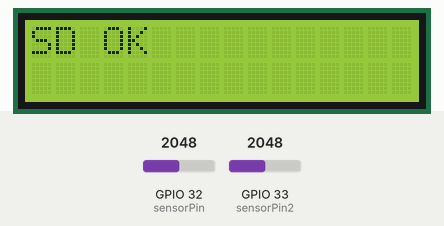
A sketch run on a simulated ESP32. On the bench: 16×2 character LCD. Inputs (shaded band) come from the test bench; at power-on: GPIO 32 (sensorPin) = 2048, GPIO 33 (sensorPin2) = 2048. Storage starts empty; what the sketch prints to the serial monitor is not drawn.

Above: at 0.2 s.
At 5.1 s:
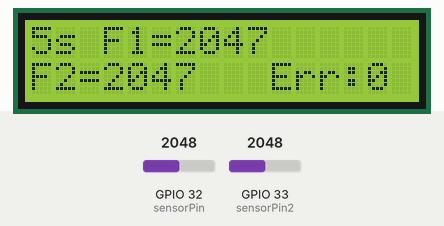
At 10.1 s:
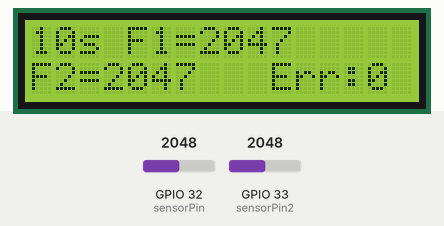
At 15.1 s:
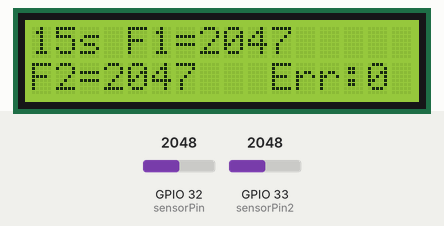
At 20.1 s:
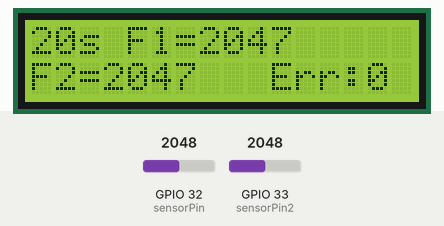
At 35.1 s:
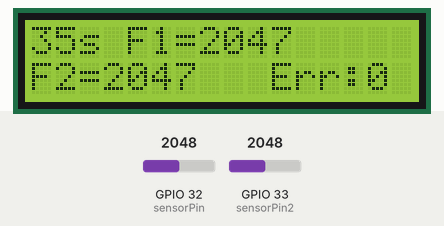

Measured:
- what the display in image 1 shows lasts 5.0 s, from 5.1 s to 10.1 s

The sketch:

force_sensor_no_BLe.ino
```cpp
#include <SPI.h>
#include <SD.h>
#include <Wire.h>
#include <LiquidCrystal_I2C.h>

LiquidCrystal_I2C lcd(0x27, 16, 2);

const int sensorPin  = 32;
const int sensorPin2 = 33;
const int chipSelect = 5;

unsigned long lastReadTime = 0;
const unsigned long interval = 5000;

bool sdOK = false;
unsigned long writeErrorCount = 0;

// ── helpers ──────────────────────────────────────────────
bool initSD() {
  if (!SD.begin(chipSelect)) {
    Serial.println("SD init failed!");
    return false;
  }
  Serial.println("SD initialized.");
  return true;
}

bool writeToSD(float timeSec, int v1, int v2) {
  File f = SD.open("/FSR_log.csv", FILE_APPEND);
  if (!f) return false;

  f.print(timeSec, 2);
  f.print(",");
  f.print(v1);
  f.print(",");
  f.println(v2);
  f.flush();   // <-- fuerza escritura física antes de cerrar
  f.close();
  return true;
}

bool writeHeader() {
  // Solo escribe header si el archivo no existe o está vacío
  File f = SD.open("/FSR_log.csv", FILE_APPEND);
  if (!f) return false;
  if (f.size() == 0) {
    f.println("Time_s,SensorValue1,SensorValue2");
    f.flush();
  }
  f.close();
  return true;
}

// ── setup ─────────────────────────────────────────────────
void setup() {
  Serial.begin(115200);

  lcd.init();
  lcd.backlight();
  lcd.clear();

  sdOK = initSD();

  if (sdOK) {
    sdOK = writeHeader();
  }

  lcd.setCursor(0, 0);
  lcd.print(sdOK ? "SD OK           " : "SD FAIL         ");
  delay(1500);
  lcd.clear();
}

// ── loop ──────────────────────────────────────────────────
void loop() {
  unsigned long currentTime = millis();

  // Manejo seguro de overflow de millis()
  if (currentTime - lastReadTime >= interval) {
    lastReadTime = currentTime;

    // -- Promediar lecturas --
    const int numSamples = 10;
    long total = 0, total2 = 0;
    for (int i = 0; i < numSamples; i++) {
      total  += analogRead(sensorPin);
      total2 += analogRead(sensorPin2);
      delay(5);
    }

    int sensorValue  = total  / numSamples;
    int sensorValue2 = total2 / numSamples;

    // Invertir escala (sensor físico: más presión = valor más bajo)
    int y  = map(sensorValue,  0, 4095, 4095, 0);
    int y2 = map(sensorValue2, 0, 4095, 4095, 0);

    float timeSec = currentTime / 1000.0;

    // -- Serial --
    Serial.printf("Time: %.2f s | S1: %d | S2: %d\n", timeSec, y, y2);

    // -- LCD (sin clear() para evitar parpadeo) --
    lcd.setCursor(0, 0);
    lcd.printf("%.0fs F1=%-5d  ", timeSec, y);
    lcd.setCursor(0, 1);
    lcd.printf("F2=%-5d  Err:%-3lu", y2, writeErrorCount);

    // -- SD con reintento automático --
    if (!sdOK) {
      Serial.println("Reintentando SD...");
      sdOK = initSD();
      if (sdOK) writeHeader();
    }

    if (sdOK) {
      bool ok = writeToSD(timeSec, sensorValue, sensorValue2);
      if (!ok) {
        writeErrorCount++;
        sdOK = false;   // forzará reintento en el próximo ciclo
        Serial.printf("Error escritura SD (#%lu)\n", writeErrorCount);
      }
    }
  }
}
```
